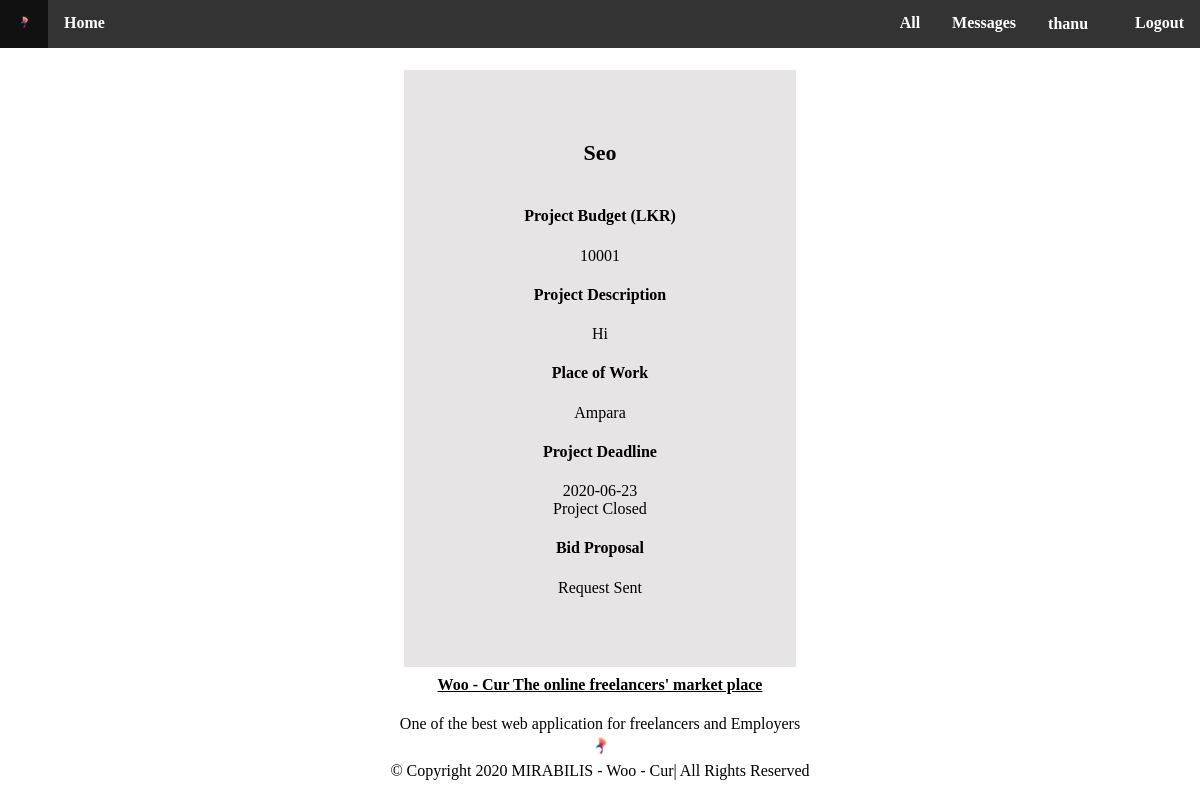
The app's page /projects.php?pid=4 (signed in) with its own data.
### tables this page shows
CREATE TABLE IF NOT EXISTS `user` (
  `id` int(11) NOT NULL AUTO_INCREMENT,
  `name` varchar(255) NOT NULL,
  `password` varchar(255) NOT NULL,
  `address` varchar(255) NOT NULL,
  `email` varchar(255) NOT NULL,
  `contact` varchar(255) NOT NULL,
  `dob` date NOT NULL,
  `gender` varchar(255) NOT NULL,
  `usertype` varchar(255) NOT NULL,
  `photo` varchar(255) NOT NULL,
  `verification` tinyint(4) NOT NULL,
  `cv` varchar(255) NOT NULL,
  `identy` varchar(255) NOT NULL,
  PRIMARY KEY (`id`)
);

CREATE TABLE IF NOT EXISTS `job` (
  `id` int(11) NOT NULL AUTO_INCREMENT,
  `title` varchar(255) NOT NULL,
  `description` varchar(255) NOT NULL,
  `category` varchar(255) NOT NULL,
  `skill` varchar(255) NOT NULL,
  `e_user` varchar(255) NOT NULL,
  `date` date NOT NULL,
  `cost` varchar(255) NOT NULL,
  `status` varchar(255) NOT NULL,
  `f_user` int(11) NOT NULL,
  `file` text NOT NULL,
  `time` timestamp NOT NULL DEFAULT CURRENT_TIMESTAMP ON UPDATE CURRENT_TIMESTAMP,
  `place` varchar(255) NOT NULL,
  `payment` tinyint(1) NOT NULL,
  `payment_file` varchar(255) NOT NULL,
  `method` varchar(255) NOT NULL,
  PRIMARY KEY (`id`)
);

### projects.php (the view, shortened to what this page needs)
<?php
require("include/db.php");
$uid = $_SESSION['USER_ID'];
$usertype = $_SESSION['USER_TYPE'];
$user = $mysqli->query("SELECT * FROM user WHERE `id` = $uid");
$userrow = $user->fetch_assoc();
$pid = (int) @$_GET['pid'];
$result = $mysqli->query("SELECT `id`, `title`, `description`, `cost`, `e_user` , `f_user`, `date`, `place` FROM job WHERE `id` = $pid");
$row = $result->fetch_assoc();
$project = true;
?>
<!DOCTYPE html>
<html lang="en-us">
	<head>
		<link rel="stylesheet" href="css/projects.css">
	</head>
	<body id="body" class="body">
			<div class="navbar" id="navbar">
			<ul class="menu" id="menu">
				<li><a href="<?php echo $usertype?>.php"><img src="icons/k4.ico" alt=""></a></li>
				<li><a href="<?php echo $usertype?>.php#body">Home</a></li>
				<li class="navspace"><a href="include/logout.php">Logout</a></li>
				<?php
				if($usertype == "freelancer"){
					echo '<li class="navspace"><a href="feditprofile.php?fid='.$uid.'">'.$userrow['name'].'<img src="img/user-2.png" style="width:15px; height:15px;"></a></li>';
				}
				elseif($usertype == "client"){
					echo '<li class="navspace"><a href="ceditprofile.php?cid='.$uid.'">'.$userrow['name'].'<img src="img/user-2.png" style="width:15px; height:15px;"></a></li>';
				}
				?>
				<li class="navspace"><a href="message.php">Messages</a></li>
				<li class="dropdown">
				<a href="" class="dropbtn">All</a>
				</li>
			</ul>
			</div>
		<div class="home" id="home">
		<div class="index" id="index">
		<br>
			<div class="box">
                <div>
                    <h3><?=ucfirst($row['title'])?></h3>
                </div>
                <div>
                    <h4>Project Budget (LKR)</h4>
                    <p><i></i> <?=$row['cost']?></p>
                    <h4>Project Description</h4>
                    <p><?=ucfirst($row['description'])?></p>
					<h4>Place of Work</h4>
					<p><?=$row['place']?></p>
					<h4>Project Deadline</h4>
                    <p><?=$row['date']?></p>
					<p><?=($project?'Project Closed':'')?></p>
                    <h4>Bid Proposal</h4>
                    <?php
                    if($_SESSION['USER_TYPE'] == 'freelancer') {
                        $query = "SELECT * FROM `application` WHERE `job_id` = $pid AND (`f_user` = $uid OR `status` = 'accepted')";
                        $res = $mysqli->query($query);
                        if($res->num_rows) {
                            while($r = $res->fetch_assoc()) {
                                if($r['f_user'] == $uid) {
                                    if($r['status'] == 'completed') {
                                        $msg = '<p><span>Project Completed</span></p>';
                                        $upload = true;
                                    }
                                    else {
                                        $msg = '<p><span>Request Sent</span></p>';
                                    }
                                }
                                elseif($r['status'] == 'accepted') {
                                    $msg = '<p><span>Request Rejected</span></p>';
                                }
                            }
                            echo $msg;
                            ?>
                            <?php
                        }
                    }
                    ?>
                </div>
            </div>
		</div>
		</div>
	<div class="footer" id="footer">
	<h4><a href="#body">Woo - Cur The online freelancers' market place</a></h4>
	<p>One of the best web application for freelancers and Employers<br>
	<a href="#body"><img src="icons/k3.ico" alt="Woocur" /></a>
	<br>&copy; Copyright 2020  MIRABILIS - Woo - Cur| All Rights Reserved</p>
	</div>
	</body>
</html>

### css/projects.css (style rules this page uses)
#body { margin-bottom:0px; margin-top:0px; margin-left:0px; margin-right:0px; width:100%; height:auto; background-image:url(../img/banner.jpg); }
.home { width:98%; left:1%; right:1%; text-align:center; position:relative; top:52px; height:auto; }
.index { width:100%; position:relative; }
.footer { height:120px; position:relative; top:40px; text-align:center; color:black; width:98%; border-radius:0px; left:1%; right:1%; }
.footer a { color:black; }
.footer img { height:25px; width:25px; }
ul { list-style-type:none; margin:0; padding:0; overflow:hidden; background-color:#333; position:fixed; z-index:7; top:0; width:100%; }
li { float:left; font-weight:bold; }
li.navspace { float:right; }
li a { display:block; color:white; text-align:center; padding:14px 16px; text-decoration:none; }
.dropbtn { display: inline-block; color: white; text-align: center; padding: 14px 16px; text-decoration: none; }
.dropdown { float:right; }
li.dropdown { display: inline-block; }
.box { width: 33.3333%; height:auto; background:#cfcccc85; color: black; position: relative; left: 33.3333%; box-sizing:border-box; padding: 70px 30px; font-family:cambria; }
h3 { margin: 0; padding: 0 0 20px; text-align: center; font-size: 22px; }
.box p { margin: 0; padding: 0; }

### records on screen
user: name "thanu"
job: title "Seo", cost "10001", description "Hi", place "Ampara", date "2020-06-23"
